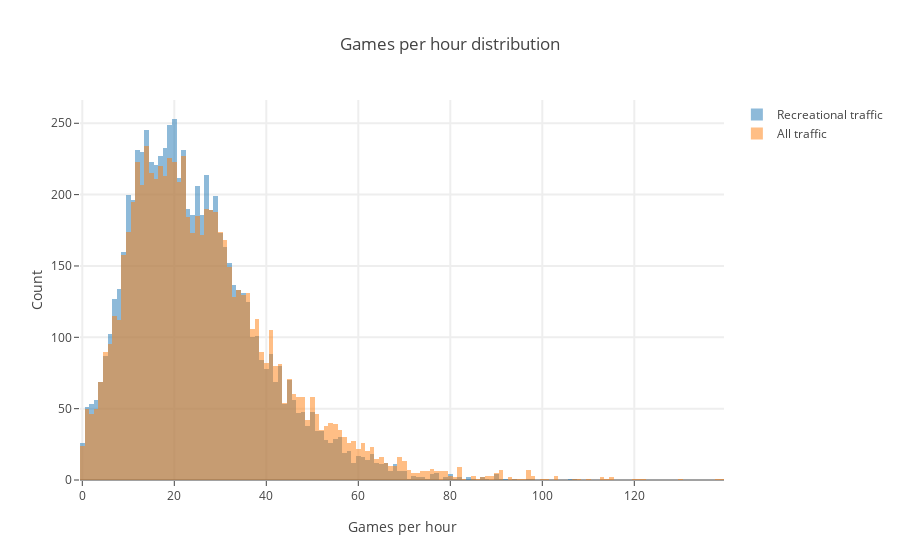

This figure's notebook cell:
### Markdown cell above
#### Compairson of all traffic and recreational traffic distributions

### Code cell
trace1 = go.Histogram(
    x=ht_clean_recs.game_count,
    opacity=0.5,
    name='Recreational traffic'
  
)
trace2 = go.Histogram(
    x=ht_clean_ap.game_count,
    opacity=0.5,
    name='All traffic'
)

layout= go.Layout(
    title= 'Games per hour distribution',
    hovermode= 'closest',
    xaxis= dict(
        title= 'Games per hour',
        ticklen= 5,
        gridwidth= 2,
    ),
    yaxis=dict(
        title= 'Count',
        ticklen= 5,
        gridwidth= 2),
)

data = [trace1, trace2]

layout = go.Layout(barmode='overlay',
                    title= 'Games per hour distribution',
                    xaxis= dict(
                                title= 'Games per hour',
                                ticklen= 5,
                                gridwidth= 2,
                                ),
                    yaxis=dict(
                        title= 'Count',
                        ticklen= 5,
                        gridwidth= 2,
                        )
)
fig = go.Figure(data=data, layout=layout)
iplot(fig)

### Figure 1 — Plotly figure (JSON) as saved in the notebook; plotly's stock layout.template omitted (floating-point values rounded to 4 significant figures; data arrays with more than 128 entries replaced by an {"elided": "..."} marker saying what was removed)
{"data": [{"name": "Recreational traffic", "opacity": 0.5, "type": "histogram", "uid": "7b9c68ce-5948-4345-b15e-67051c3053cb", "x": {"elided": "7565 int values"}}, {"name": "All traffic", "opacity": 0.5, "type": "histogram", "uid": "d0cd7713-fea7-4c98-b4df-0d688fb05211", "x": {"elided": "7565 int values"}}], "layout": {"barmode": "overlay", "title": {"text": "Games per hour distribution"}, "xaxis": {"gridwidth": 2, "ticklen": 5, "title": {"text": "Games per hour"}}, "yaxis": {"gridwidth": 2, "ticklen": 5, "title": {"text": "Count"}}}}
